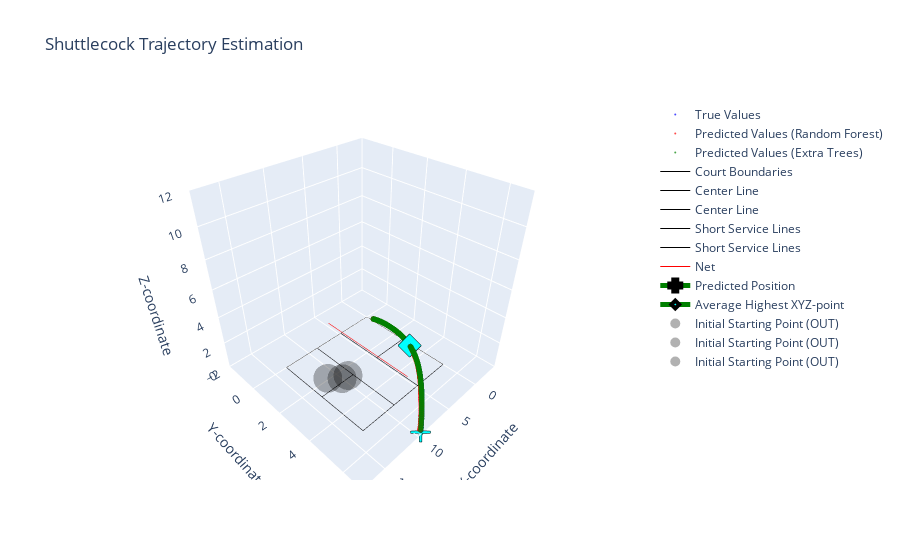

Write notebook code for a chart like this one.
### Markdown cell above
### ROBOT - Shuttlecock Trajectory Estimation

### Code cell
import plotly.graph_objects as go
# Define court dimensions
court_length_x = 13.4
court_length_y = 5.18
court_height_skybox = 10
court_height_net = 1.55
court_length_centerline = 4.68

def is_point_within_court(x, y, z, court_length_x, court_length_y, court_height_skybox):
    """
    Check if a point is within the court boundaries.
    
    Args:
        x (float): X-coordinate of the point
        y (float): Y-coordinate of the point
        z (float): Z-coordinate of the point
        court_length_x (float): Length of the court along the X-axis
        court_length_y (float): Length of the court along the Y-axis
        court_height_skybox (float): Height of the court's skybox
    
    Returns:
        bool: True if the point is within the court boundaries, False otherwise
    """
    return 0 <= x <= court_length_x and 0 <= y <= court_length_y and 0 <= z <= court_height_skybox


# Create the 3D scatter plot
fig = go.Figure(data=[
    go.Scatter3d(
        x=y_actual_coords['SHUTTLECOCK POSITIION IN AIR(X) metres'],
        y=y_actual_coords['SHUTTLECOCK POSITIION IN AIR(Y) metres'],
        z=y_actual_coords['SHUTTLECOCK POSITIION IN AIR(Z) metres'],
        mode='markers',
        name='True Values',
        marker=dict(color='blue', size=2),
        opacity=0.7
    ),
    go.Scatter3d(
        x=predicted_trajectory_points_RT[:, 0],
        y=predicted_trajectory_points_RT[:, 1],
        z=predicted_trajectory_points_RT[:, 2],
        mode='markers',
        name='Predicted Values (Random Forest)',
        marker=dict(color='red', size=2),
        opacity=0.7
    ),
    go.Scatter3d(
        x=predicted_trajectory_points_ET[:, 0],
        y=predicted_trajectory_points_ET[:, 1],
        z=predicted_trajectory_points_ET[:, 2],
        mode='markers',
        name='Predicted Values (Extra Trees)',
        marker=dict(color='green', size=2),
        opacity=0.7
    ),
])

# Set plot title and axis labels
fig.update_layout(
    title='Shuttlecock Trajectory Estimation',
    scene=dict(
        xaxis_title='X-coordinate',
        yaxis_title='Y-coordinate',
        zaxis_title='Z-coordinate',
        xaxis=dict(range=[-4, 18]),  # Set the range for X-axis
        yaxis=dict(range=[-2, 7]),   # Set the range for Y-axis
        zaxis=dict(range=[0, 12]),  # Set the range for Z-axis
        aspectmode='manual',         # Set the aspect mode to manual for custom scaling
        aspectratio=dict(x=1, y=1, z=1)  # Set the aspect ratio for equal scaling of axes
    )
)

# Add court lines to the plot
fig.add_trace(go.Scatter3d(
    x=[0, court_length_x, court_length_x, 0, 0],
    y=[0, 0, court_length_y, court_length_y, 0],
    z=[0, 0, 0, 0, 0],
    mode='lines',
    name='Court Boundaries',
    line=dict(color='black', width=1)
))

fig.add_trace(go.Scatter3d(
    x=[0, court_length_centerline, court_length_centerline, 0, 0],
    y=[court_length_y / 2, court_length_y / 2, court_length_y / 2, court_length_y / 2, court_length_y / 2],
    z=[0, 0, 0, 0, 0],
    mode='lines',
    name='Center Line',
    line=dict(color='black', width=1)
))

fig.add_trace(go.Scatter3d(
    x=[court_length_x - court_length_centerline, court_length_x],
    y=[court_length_y / 2, court_length_y / 2],
    z=[0, 0, 0, 0, 0],
    mode='lines',
    name='Center Line',
    line=dict(color='black', width=1)
))

fig.add_trace(go.Scatter3d(
    x=[court_length_centerline + 0.04, court_length_centerline + 0.04],
    y=[0, court_length_y],
    z=[0, 0],
    mode='lines',
    name='Short Service Lines',
    line=dict(color='black', width=1)
))

fig.add_trace(go.Scatter3d(
    x=[court_length_x - court_length_centerline - 0.04, court_length_x - court_length_centerline - 0.04],
    y=[0, court_length_y],
    z=[0, 0],
    mode='lines',
    name='Short Service Lines',
    line=dict(color='black', width=1)
))

fig.add_trace(go.Scatter3d(
    x=[court_length_x / 2, court_length_x / 2],
    y=[0, court_length_y],
    z=[court_height_net, court_height_net],
    mode='lines',
    name='Net',
    line=dict(color='red', width=1)
))

# Initialize variables
all_within_court_RT = True
all_within_court_ET = True
highest_xyz_points_RT = []
highest_xyz_points_ET = []
highest_z_index_RT = np.argmax(predicted_trajectory_points_RT[:, 2])
highest_z_index_ET = np.argmax(predicted_trajectory_points_ET[:, 2])

# Check if all predicted values for the RT group are within the court
for point in predicted_trajectory_points_RT:
    x, y, z = point
    if not is_point_within_court(x, y, z, court_length_x, court_length_y, court_height_skybox):
        all_within_court_RT = False
        break

# Check if all predicted values for the ET group are within the court
for point in predicted_trajectory_points_ET:
    x, y, z = point
    if not is_point_within_court(x, y, z, court_length_x, court_length_y, court_height_skybox):
        all_within_court_ET = False
        break

color = "red"
predict = True
placeholder="Initial Starting Point (Miss)"
            
if not (all_within_court_RT and all_within_court_ET):
    color = "black"
    predict = False
    placeholder="Initial Starting Point (OUT)"
        
highest_xyz_points_RT = predicted_trajectory_points_RT[-1]
highest_xyz_point_RT = predicted_trajectory_points_RT[highest_z_index_RT]
highest_xyz_points_ET = predicted_trajectory_points_ET[-1]
highest_xyz_point_ET = predicted_trajectory_points_ET[highest_z_index_ET]
    
# Average out the predicted XYZ points
average_xyz = np.mean([highest_xyz_points_RT, highest_xyz_points_ET], axis=0)
# Average out the highest XYZ points
average_highest_xyz = np.mean([highest_xyz_point_RT, highest_xyz_point_ET], axis=0)

# Print the count
print("Is predicted Regression Tree (RT) within court: ", all_within_court_RT)
print("Is predicted Extra Tree (ET) within court: ", all_within_court_ET)
# Print the average XYZ values
print("Average XYZ of Estimated Shuttlecock Position:", average_xyz)

# Add the average predicted X, Y, and Z points to the graph
fig.add_trace(go.Scatter3d(
    x=[average_xyz[0]],
    y=[average_xyz[1]],
    z=[average_xyz[2]],
    mode='lines+markers',
    name='Predicted Position',
    line=dict(color="green", width=5),
    marker=dict(symbol="cross", size=10, color="cyan", line=dict(color="black", width=4)),
    opacity=1
))

# Add the average highest X, Y, and Z points to the graph
fig.add_trace(go.Scatter3d(
    x=[average_highest_xyz[0]],
    y=[average_highest_xyz[1]],
    z=[average_highest_xyz[2]],
    mode='lines+markers',
    name='Average Highest XYZ-point',
    line=dict(color="green", width=5),
    marker=dict(symbol="diamond", size=6, color="cyan", line=dict(color="black", width=4)),
    opacity=1
))

# Calculate the height of the badminton racket from the ground
badminton_height = (120 / 100) - (0.17/2)  # -> 0.17/2 assuming we want to hit it somewhere in the middle of the top quarter

# Calculate the length and width of the robot
robot_length = 20.4 / 100  # Convert length from cm to meters
robot_width = 23 / 100  # Convert width from cm to meters

# Define the range for the initial starting position
x_range = [0, 4.72]
y_range = [0, 5.18]

# Define number of random positions to test
no_of_random_pos = 3

for i in range(no_of_random_pos):
    # Generate random initial starting position within the specified range
    random_initial_x = random.uniform(x_range[0], x_range[1])
    random_initial_y = random.uniform(y_range[0], y_range[1])

    # Calculate the position where the dummy robot should move to
    robot_x = court_length_x - average_xyz[0] - robot_length - random_initial_x
    robot_y = court_length_y - average_xyz[1] - robot_width - random_initial_y

    # Calculate the distance traveled by the robot
    robot_distance = np.sqrt(robot_x ** 2 + robot_y ** 2)
    # Calculate the time required for the robot to move to the position
    robot_movement_time = robot_distance / 3
    if (all_within_court_RT and all_within_court_ET):
        print("Distance: {:.2f} meters in {:.2f} seconds".format(robot_distance, robot_movement_time))

    # Calculate the adjusted z-coordinate for hitting the shuttlecock
    robot_z = average_highest_xyz[2] - badminton_height

    # Check if the average highest XYZ-point is within the court and the robot can reach the position before the ball drops
    if (
        average_xyz[0] >= 0
        and average_xyz[0] <= court_length_x
        and average_xyz[1] >= 0
        and average_xyz[1] <= court_length_y
        and average_highest_xyz[2] >= 0
        and average_highest_xyz[2] <= court_height_skybox
        and robot_movement_time <= 1.5
        and robot_z >= 0
    ):
        # Add the initial starting point of the dummy robot to the graph
        fig.add_trace(
            go.Scatter3d(
                x=[court_length_x - random_initial_x],
                y=[court_length_y - random_initial_y],
                z=[badminton_height],
                mode="markers",
                name="Initial Starting Point (Hit)",
                marker=dict(color="blue", size=10),
                opacity=1,
            )
        )

        # Calculate the (x, y) difference
        x_difference = robot_x
        y_difference = robot_y
        
        if (all_within_court_RT and all_within_court_ET):
            print(f"X difference: {x_difference}")
            print(f"Y difference: {y_difference}")
            print(f"Time required: {robot_movement_time} seconds")
            print("Able to reach and hit on time")
    else:
        # Add the initial starting point of the dummy robot to the graph
        fig.add_trace(
            go.Scatter3d(
                x=[court_length_x - random_initial_x],
                y=[court_length_y - random_initial_y],
                z=[badminton_height],
                mode="markers",
                name=placeholder,
                marker=dict(color=color, size=10),
                opacity=0.3,
            )
        )
        
        if (all_within_court_RT and all_within_court_ET):
            if robot_movement_time > 1.5:
                print(f"X difference: {x_difference}")
                print(f"Y difference: {y_difference}")
                print(f"Time required: {robot_movement_time} seconds")
                print("Cannot reach on time")
            else:
                print("Cannot hit")

if (all_within_court_RT and all_within_court_ET):
    # Add the point where the dummy robot can hit the ball to the graph
    fig.add_trace(
        go.Scatter3d(
            x=[court_length_x - random_initial_x - robot_x],
            y=[court_length_y - random_initial_y - robot_y],
            z=[badminton_height],
            mode="markers",
            name="Point to Hit the Ball",
            marker=dict(color="green", size=10),
            opacity=1,
        )
)

# Show the 3D plot
fig.show()

# Save the plot as an HTML file
offline.plot(fig, filename='interactive_models/robot_pred_limited_reg.html')

### Figure 1 — Plotly figure (JSON) as saved in the notebook; plotly's stock layout.template omitted (floating-point values rounded to 4 significant figures)
{"data": [{"marker": {"color": "blue", "size": 2}, "mode": "markers", "name": "True Values", "opacity": 0.7, "type": "scatter3d", "x": [4.077, 4.153, 4.227, 4.302, 4.379, 4.449, 4.523, 4.596, 4.668, 4.741, 4.811, 4.88, 4.951, 5.02, 5.089, 5.157, 5.228, 5.293, 5.362, 5.427, 5.491, 5.557, 5.621, 5.685, 5.751, 5.814, 5.876, 5.939, 5.999, 6.06, 6.121, 6.181, 6.242, 6.299, 6.357, 6.415, 6.473, 6.529, 6.585, 6.641, 6.697, 6.752, 6.806, 6.858, 6.913, 6.965, 7.02, 7.069, 7.119, 7.171, 7.219, 7.27, 7.318, 7.365, 7.415, 7.461, 7.508, 7.554, 7.6, 7.646, 7.69, 7.734, 7.778, 7.822, 7.864, 7.905, 7.947, 7.989, 8.029, 8.069, 8.108, 8.147, 8.184, 8.22, 8.26, 8.296, 8.332, 8.368, 8.404, 8.439, 8.472, 8.506, 8.538, 8.57, 8.604, 8.635, 8.665, 8.696, 8.725, 8.756, 8.783, 8.812, 8.84, 8.867, 8.896, 8.919, 8.944, 8.972, 8.995, 9.02, 9.043, 9.066, 9.088, 9.109, 9.131, 9.153, 9.173, 9.192, 9.212, 9.23, 9.247, 9.266, 9.284, 9.3, 9.315, 9.333, 9.349, 9.362, 9.376, 9.39, 9.402, 9.415, 9.428, 9.438, 9.448, 9.458, 9.469, 9.479], "y": [2.069, 2.138, 2.205, 2.272, 2.341, 2.405, 2.471, 2.536, 2.602, 2.667, 2.73, 2.792, 2.856, 2.918, 2.981, 3.042, 3.106, 3.164, 3.226, 3.285, 3.343, 3.402, 3.459, 3.517, 3.577, 3.633, 3.689, 3.746, 3.8, 3.855, 3.91, 3.964, 4.018, 4.07, 4.122, 4.174, 4.227, 4.278, 4.327, 4.378, 4.428, 4.478, 4.527, 4.573, 4.623, 4.669, 4.719, 4.763, 4.808, 4.855, 4.899, 4.945, 4.987, 5.03, 5.075, 5.116, 5.159, 5.2, 5.241, 5.283, 5.323, 5.362, 5.402, 5.442, 5.479, 5.516, 5.554, 5.591, 5.628, 5.664, 5.699, 5.734, 5.767, 5.8, 5.835, 5.868, 5.901, 5.933, 5.965, 5.997, 6.027, 6.057, 6.086, 6.115, 6.145, 6.173, 6.201, 6.229, 6.255, 6.282, 6.307, 6.333, 6.358, 6.382, 6.408, 6.429, 6.452, 6.477, 6.498, 6.52, 6.541, 6.561, 6.581, 6.6, 6.62, 6.64, 6.658, 6.675, 6.693, 6.709, 6.725, 6.741, 6.758, 6.772, 6.786, 6.802, 6.816, 6.828, 6.841, 6.853, 6.864, 6.876, 6.887, 6.896, 6.905, 6.915, 6.925, 6.933], "z": [2.664, 2.725, 2.787, 2.846, 2.905, 2.963, 3.019, 3.074, 3.129, 3.181, 3.233, 3.284, 3.332, 3.381, 3.428, 3.474, 3.521, 3.566, 3.611, 3.652, 3.696, 3.738, 3.777, 3.818, 3.857, 3.894, 3.931, 3.969, 4.003, 4.036, 4.071, 4.104, 4.136, 4.169, 4.2, 4.229, 4.262, 4.287, 4.316, 4.341, 4.367, 4.395, 4.416, 4.441, 4.463, 4.486, 4.505, 4.525, 4.543, 4.563, 4.579, 4.597, 4.612, 4.626, 4.639, 4.652, 4.66, 4.672, 4.681, 4.687, 4.695, 4.699, 4.704, 4.706, 4.708, 4.707, 4.708, 4.704, 4.699, 4.695, 4.687, 4.677, 4.67, 4.655, 4.644, 4.629, 4.609, 4.594, 4.573, 4.549, 4.524, 4.498, 4.47, 4.437, 4.406, 4.371, 4.332, 4.293, 4.252, 4.209, 4.162, 4.11, 4.06, 4.004, 3.945, 3.886, 3.824, 3.758, 3.689, 3.617, 3.54, 3.463, 3.381, 3.295, 3.207, 3.114, 3.021, 2.919, 2.815, 2.71, 2.6, 2.484, 2.367, 2.244, 2.117, 1.986, 1.849, 1.71, 1.566, 1.415, 1.26, 1.101, 0.9385, 0.7698, 0.5951, 0.4164, 0.2302, 0.04147]}, {"marker": {"color": "red", "size": 2}, "mode": "markers", "name": "Predicted Values (Random Forest)", "opacity": 0.7, "type": "scatter3d", "x": [4.077, 4.152, 4.228, 4.303, 4.377, 4.452, 4.524, 4.609, 4.661, 4.748, 4.807, 4.883, 4.949, 5.015, 5.097, 5.159, 5.227, 5.296, 5.361, 5.43, 5.486, 5.566, 5.629, 5.681, 5.754, 5.82, 5.888, 5.935, 5.979, 6.056, 6.132, 6.182, 6.245, 6.305, 6.353, 6.418, 6.473, 6.535, 6.589, 6.643, 6.7, 6.757, 6.802, 6.865, 6.907, 6.958, 7.014, 7.069, 7.118, 7.172, 7.217, 7.269, 7.317, 7.368, 7.417, 7.465, 7.512, 7.565, 7.602, 7.649, 7.687, 7.74, 7.784, 7.821, 7.852, 7.896, 7.929, 7.976, 8.023, 8.064, 8.104, 8.141, 8.17, 8.211, 8.249, 8.291, 8.329, 8.362, 8.394, 8.427, 8.463, 8.502, 8.53, 8.564, 8.593, 8.623, 8.658, 8.687, 8.716, 8.749, 8.774, 8.805, 8.831, 8.858, 8.888, 8.913, 8.944, 8.968, 8.99, 9.013, 9.038, 9.061, 9.085, 9.102, 9.127, 9.15, 9.17, 9.19, 9.209, 9.227, 9.247, 9.262, 9.283, 9.299, 9.315, 9.331, 9.346, 9.361, 9.375, 9.389, 9.401, 9.415, 9.426, 9.437, 9.448, 9.459, 9.469, 9.477], "y": [2.07, 2.14, 2.208, 2.279, 2.347, 2.418, 2.483, 2.554, 2.593, 2.664, 2.726, 2.798, 2.847, 2.911, 3.003, 3.059, 3.118, 3.176, 3.233, 3.288, 3.34, 3.428, 3.487, 3.536, 3.6, 3.658, 3.715, 3.751, 3.786, 3.853, 3.928, 3.97, 4.022, 4.073, 4.118, 4.174, 4.223, 4.277, 4.33, 4.383, 4.434, 4.487, 4.527, 4.578, 4.614, 4.661, 4.712, 4.761, 4.807, 4.85, 4.891, 4.937, 4.984, 5.023, 5.071, 5.111, 5.153, 5.2, 5.233, 5.272, 5.307, 5.354, 5.394, 5.427, 5.453, 5.495, 5.527, 5.569, 5.616, 5.648, 5.683, 5.714, 5.741, 5.774, 5.811, 5.848, 5.881, 5.908, 5.933, 5.965, 5.995, 6.034, 6.064, 6.09, 6.119, 6.152, 6.182, 6.207, 6.233, 6.265, 6.287, 6.313, 6.332, 6.355, 6.382, 6.407, 6.434, 6.449, 6.473, 6.491, 6.514, 6.538, 6.558, 6.576, 6.598, 6.62, 6.632, 6.637, 6.656, 6.669, 6.694, 6.704, 6.719, 6.737, 6.758, 6.782, 6.793, 6.806, 6.816, 6.834, 6.836, 6.856, 6.853, 6.864, 6.876, 6.879, 6.878, 6.89], "z": [2.664, 2.726, 2.787, 2.846, 2.905, 2.964, 3.019, 3.084, 3.123, 3.186, 3.229, 3.284, 3.331, 3.378, 3.434, 3.476, 3.522, 3.568, 3.61, 3.655, 3.691, 3.743, 3.782, 3.814, 3.859, 3.898, 3.939, 3.966, 3.991, 4.035, 4.078, 4.105, 4.14, 4.172, 4.197, 4.231, 4.259, 4.29, 4.317, 4.342, 4.369, 4.395, 4.415, 4.443, 4.461, 4.482, 4.504, 4.525, 4.543, 4.562, 4.578, 4.595, 4.61, 4.625, 4.638, 4.651, 4.661, 4.672, 4.679, 4.687, 4.692, 4.698, 4.702, 4.704, 4.706, 4.706, 4.705, 4.703, 4.698, 4.693, 4.686, 4.678, 4.671, 4.658, 4.645, 4.628, 4.611, 4.594, 4.576, 4.555, 4.529, 4.498, 4.474, 4.443, 4.413, 4.381, 4.339, 4.302, 4.262, 4.215, 4.175, 4.121, 4.074, 4.02, 3.956, 3.899, 3.823, 3.764, 3.703, 3.634, 3.556, 3.477, 3.388, 3.323, 3.221, 3.123, 3.031, 2.933, 2.829, 2.727, 2.605, 2.508, 2.372, 2.253, 2.124, 1.999, 1.862, 1.719, 1.576, 1.419, 1.28, 1.096, 0.9466, 0.7872, 0.6063, 0.4107, 0.2255, 0.07425]}, {"marker": {"color": "green", "size": 2}, "mode": "markers", "name": "Predicted Values (Extra Trees)", "opacity": 0.7, "type": "scatter3d", "x": [4.077, 4.153, 4.227, 4.302, 4.379, 4.449, 4.523, 4.596, 4.668, 4.741, 4.811, 4.88, 4.951, 5.02, 5.089, 5.157, 5.228, 5.293, 5.362, 5.427, 5.491, 5.557, 5.621, 5.685, 5.751, 5.814, 5.876, 5.939, 5.999, 6.06, 6.121, 6.181, 6.242, 6.299, 6.357, 6.415, 6.473, 6.529, 6.585, 6.641, 6.697, 6.752, 6.806, 6.858, 6.913, 6.965, 7.02, 7.069, 7.119, 7.171, 7.219, 7.27, 7.318, 7.365, 7.415, 7.461, 7.508, 7.554, 7.6, 7.646, 7.69, 7.734, 7.778, 7.822, 7.864, 7.905, 7.947, 7.989, 8.029, 8.069, 8.108, 8.147, 8.184, 8.22, 8.26, 8.296, 8.332, 8.368, 8.404, 8.439, 8.472, 8.506, 8.538, 8.57, 8.604, 8.635, 8.665, 8.696, 8.725, 8.756, 8.783, 8.812, 8.84, 8.867, 8.896, 8.919, 8.944, 8.972, 8.995, 9.02, 9.043, 9.066, 9.088, 9.109, 9.131, 9.153, 9.173, 9.192, 9.212, 9.23, 9.247, 9.266, 9.284, 9.3, 9.315, 9.333, 9.349, 9.362, 9.376, 9.39, 9.402, 9.415, 9.428, 9.438, 9.448, 9.458, 9.469, 9.479], "y": [2.069, 2.138, 2.205, 2.272, 2.341, 2.405, 2.471, 2.536, 2.602, 2.667, 2.73, 2.792, 2.856, 2.918, 2.981, 3.042, 3.106, 3.164, 3.226, 3.285, 3.343, 3.402, 3.459, 3.517, 3.577, 3.633, 3.689, 3.746, 3.8, 3.855, 3.91, 3.964, 4.018, 4.07, 4.122, 4.174, 4.227, 4.278, 4.327, 4.378, 4.428, 4.478, 4.527, 4.573, 4.623, 4.669, 4.719, 4.763, 4.808, 4.855, 4.899, 4.945, 4.987, 5.03, 5.075, 5.116, 5.159, 5.2, 5.241, 5.283, 5.323, 5.362, 5.402, 5.442, 5.479, 5.516, 5.554, 5.591, 5.628, 5.664, 5.699, 5.734, 5.767, 5.8, 5.835, 5.868, 5.901, 5.933, 5.965, 5.997, 6.027, 6.057, 6.086, 6.115, 6.145, 6.173, 6.201, 6.229, 6.255, 6.282, 6.307, 6.333, 6.358, 6.382, 6.408, 6.429, 6.452, 6.477, 6.498, 6.52, 6.541, 6.561, 6.581, 6.6, 6.62, 6.64, 6.658, 6.675, 6.693, 6.709, 6.725, 6.741, 6.758, 6.772, 6.786, 6.802, 6.816, 6.828, 6.841, 6.853, 6.864, 6.876, 6.887, 6.896, 6.905, 6.915, 6.925, 6.933], "z": [2.664, 2.725, 2.787, 2.846, 2.905, 2.963, 3.019, 3.074, 3.129, 3.181, 3.233, 3.284, 3.332, 3.381, 3.428, 3.474, 3.521, 3.566, 3.611, 3.652, 3.696, 3.738, 3.777, 3.818, 3.857, 3.894, 3.931, 3.969, 4.003, 4.036, 4.071, 4.104, 4.136, 4.169, 4.2, 4.229, 4.262, 4.287, 4.316, 4.341, 4.367, 4.395, 4.416, 4.441, 4.463, 4.486, 4.505, 4.525, 4.543, 4.563, 4.579, 4.597, 4.612, 4.626, 4.639, 4.652, 4.66, 4.672, 4.681, 4.687, 4.695, 4.699, 4.704, 4.706, 4.708, 4.707, 4.708, 4.704, 4.699, 4.695, 4.687, 4.677, 4.67, 4.655, 4.644, 4.629, 4.609, 4.594, 4.573, 4.549, 4.524, 4.498, 4.47, 4.437, 4.406, 4.371, 4.332, 4.293, 4.252, 4.209, 4.162, 4.11, 4.06, 4.004, 3.945, 3.886, 3.824, 3.758, 3.689, 3.617, 3.54, 3.463, 3.381, 3.295, 3.207, 3.114, 3.021, 2.919, 2.815, 2.71, 2.6, 2.484, 2.367, 2.244, 2.117, 1.986, 1.849, 1.71, 1.566, 1.415, 1.26, 1.101, 0.9385, 0.7698, 0.5951, 0.4164, 0.2302, 0.04147]}, {"line": {"color": "black", "width": 1}, "mode": "lines", "name": "Court Boundaries", "type": "scatter3d", "x": [0, 13.4, 13.4, 0, 0], "y": [0, 0, 5.18, 5.18, 0], "z": [0, 0, 0, 0, 0]}, {"line": {"color": "black", "width": 1}, "mode": "lines", "name": "Center Line", "type": "scatter3d", "x": [0, 4.68, 4.68, 0, 0], "y": [2.59, 2.59, 2.59, 2.59, 2.59], "z": [0, 0, 0, 0, 0]}, {"line": {"color": "black", "width": 1}, "mode": "lines", "name": "Center Line", "type": "scatter3d", "x": [8.72, 13.4], "y": [2.59, 2.59], "z": [0, 0, 0, 0, 0]}, {"line": {"color": "black", "width": 1}, "mode": "lines", "name": "Short Service Lines", "type": "scatter3d", "x": [4.72, 4.72], "y": [0, 5.18], "z": [0, 0]}, {"line": {"color": "black", "width": 1}, "mode": "lines", "name": "Short Service Lines", "type": "scatter3d", "x": [8.68, 8.68], "y": [0, 5.18], "z": [0, 0]}, {"line": {"color": "red", "width": 1}, "mode": "lines", "name": "Net", "type": "scatter3d", "x": [6.7, 6.7], "y": [0, 5.18], "z": [1.55, 1.55]}, {"line": {"color": "green", "width": 5}, "marker": {"color": "cyan", "line": {"color": "black", "width": 4}, "size": 10, "symbol": "cross"}, "mode": "lines+markers", "name": "Predicted Position", "opacity": 1, "type": "scatter3d", "x": [9.478], "y": [6.912], "z": [0.05786]}, {"line": {"color": "green", "width": 5}, "marker": {"color": "cyan", "line": {"color": "black", "width": 4}, "size": 6, "symbol": "diamond"}, "mode": "lines+markers", "name": "Average Highest XYZ-point", "opacity": 1, "type": "scatter3d", "x": [7.921], "y": [5.524], "z": [4.707]}, {"marker": {"color": "black", "size": 10}, "mode": "markers", "name": "Initial Starting Point (OUT)", "opacity": 0.3, "type": "scatter3d", "x": [11.31], "y": [2.984], "z": [1.115]}, {"marker": {"color": "black", "size": 10}, "mode": "markers", "name": "Initial Starting Point (OUT)", "opacity": 0.3, "type": "scatter3d", "x": [10.53], "y": [3.035], "z": [1.115]}, {"marker": {"color": "black", "size": 10}, "mode": "markers", "name": "Initial Starting Point (OUT)", "opacity": 0.3, "type": "scatter3d", "x": [12.38], "y": [2.526], "z": [1.115]}], "layout": {"scene": {"aspectmode": "manual", "aspectratio": {"x": 1, "y": 1, "z": 1}, "xaxis": {"range": [-4, 18], "title": {"text": "X-coordinate"}}, "yaxis": {"range": [-2, 7], "title": {"text": "Y-coordinate"}}, "zaxis": {"range": [0, 12], "title": {"text": "Z-coordinate"}}}, "title": {"text": "Shuttlecock Trajectory Estimation"}}}
